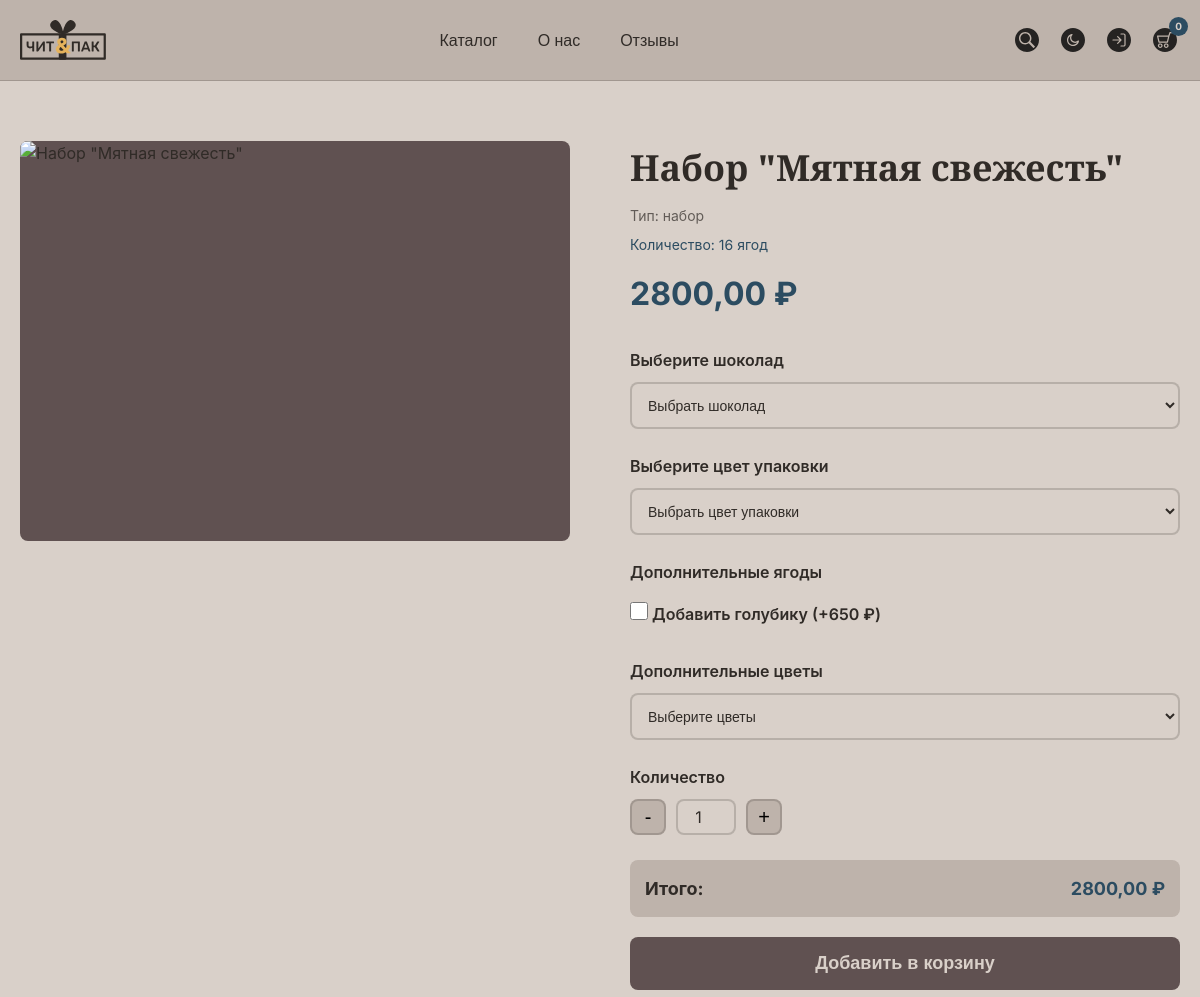
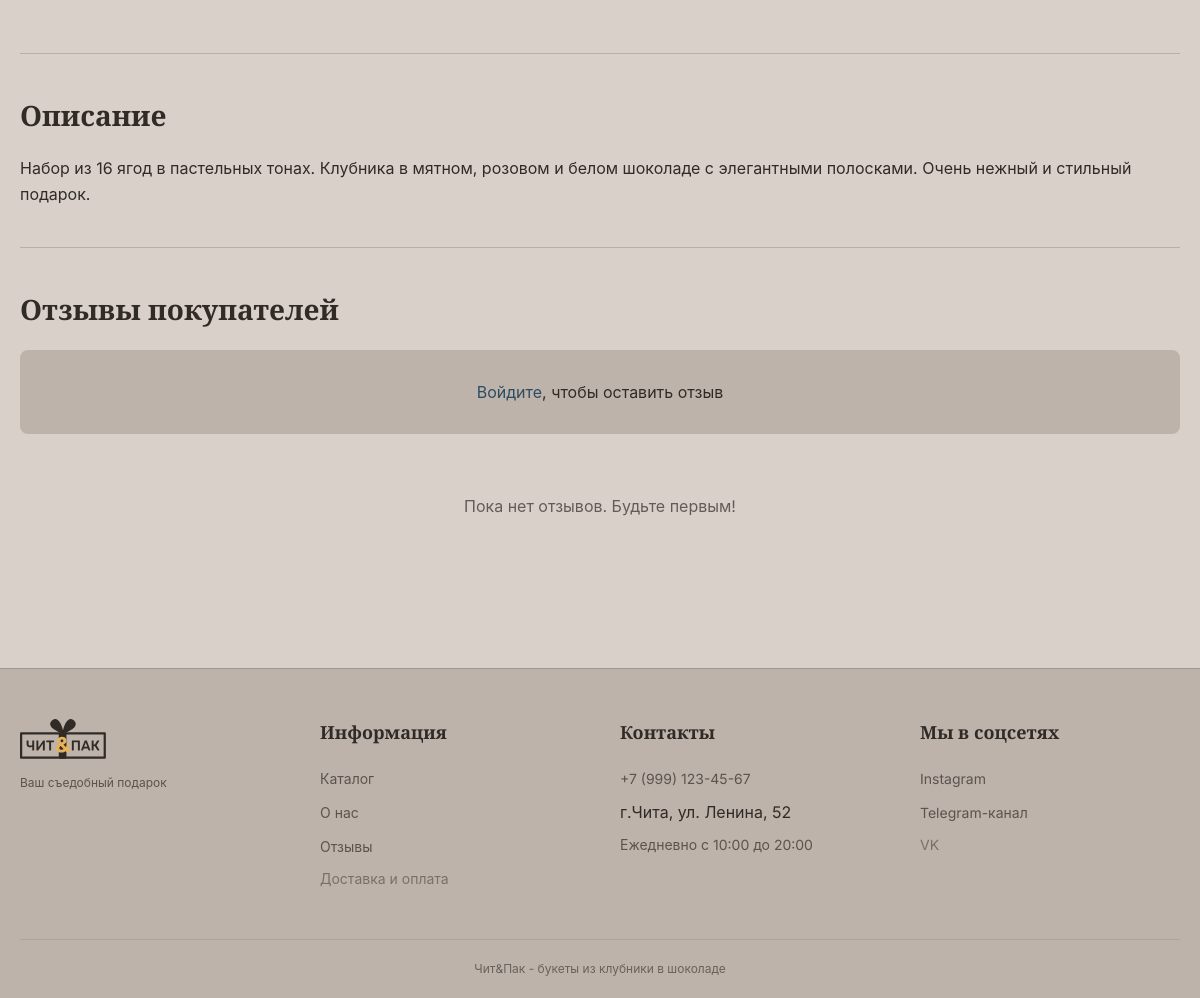
Screenshot of /product/-55/ with the database file from the repository (2 pictures, top to bottom).
### shop/models.py (models this page shows, shortened)
class Product(models.Model):
    name = models.CharField(max_length=200)
    slug = models.SlugField(unique=True)
    description = models.TextField()
    price = models.DecimalField(max_digits=10, decimal_places=2)
    product_type = models.ForeignKey(Type, on_delete=models.SET_NULL, blank=True, null=True, related_name='products')
    quantity = models.ForeignKey(Quantity, on_delete=models.SET_NULL, blank=True, null=True, related_name='products')
    in_stock = models.BooleanField(default=True)
    created_at = models.DateTimeField(auto_now_add=True)
    def get_main_image(self):
        main = self.images.filter(is_main=True).first()
        if main:
            return main.image.url
        first = self.images.first()
        if first:
            return first.image.url
        return None

class Type(models.Model):
    name = models.CharField(max_length=50)
    slug = models.SlugField(unique=True)

class Quantity(models.Model):
    value = models.IntegerField(unique=True)

### shop/views.py (the view)
# urls.py: path('product/<slug:product_slug>/', shop_views.product_detail, name='product_detail'),
def product_detail(request, product_slug):
    product = get_object_or_404(Product, slug=product_slug)
    reviews = Review.objects.filter(product=product, is_approved=True)
    avg_rating = reviews.aggregate(Avg('rating'))['rating__avg']
    context = {
        'product': product,
        'reviews': reviews,
        'avg_rating': avg_rating,
    }
    return render(request, 'product_detail.html', context)

### shop/context_processors.py (called while the page is built)
def cart_count(request):
    if request.user.is_authenticated:
        cart = Cart.objects.filter(user=request.user, is_active=True).first()
        count = cart.get_total_items() if cart else 0
        return {'cart_count': count}
    return {'cart_count': 0}

### templates/product_detail.html (shortened to what this page needs)
{% extends 'base.html' %}
{% load static %}
{% block content %}
<section class="product-detail-section">
    <div class="container">
        <div class="product-detail-wrapper">
            <div class="product-detail-gallery">
                <div class="main-image">
                    {% with product.get_main_image as main_image_url %}
                        {% if main_image_url %}
                            <img id="mainProductImage" src="{{ main_image_url }}" alt="{{ product.name }}" onclick="openFullscreen(this.src)">
                        {% else %}
                            <div class="image-placeholder"></div>
                        {% endif %}
                    {% endwith %}
                </div>
            </div>
            <div class="product-detail-info">
                <h1 class="product-detail-title">{{ product.name }}</h1>
                <div class="product-detail-type">
                    Тип: {{ product.product_type.name|default:"Букет" }}
                </div>
                {% if product.quantity %}
                <div class="product-detail-quantity-info">
                    Количество: {{ product.quantity.value }} ягод
                </div>
                {% endif %}
                <div class="product-detail-price" id="basePrice">{{ product.price }} ₽</div>
                <form method="POST" action="/add-to-cart/{{ product.id }}/" id="addToCartForm">
                    <div class="option-group">
                        <label>Выберите шоколад</label>
                        <select name="chocolate_type" id="chocolateSelect" class="option-select" onchange="updatePrice()">
                            <option value="none">Выбрать шоколад</option>
                        </select>
                    </div>
                    <div class="option-group">
                        <label>Выберите цвет упаковки</label>
                        <select name="packaging_color" id="packagingColorSelect" class="option-select" onchange="updatePrice()">
                            <option value="">Выбрать цвет упаковки</option>
                        </select>
                    </div>
                    <div class="option-group">
                        <label>Дополнительные ягоды</label>
                        <label class="checkbox-label">
                            <input type="checkbox" name="extra_berries" value="blueberry" onchange="updatePrice()">
                            <span>Добавить голубику (+650 ₽)</span>
                        </label>
                    </div>
                    <div class="option-group">
                        <label>Дополнительные цветы</label>
                        <select name="flower_type" id="flowerSelect" class="option-select" onchange="updatePrice()">
                            <option value="">Выберите цветы</option>
                        </select>
                    </div>
                    <div class="option-group">
                        <label>Количество</label>
                        <div class="quantity-selector">
                            <button type="button" class="quantity-btn" onclick="changeQuantity(-1)">-</button>
                            <input type="number" name="quantity" id="quantity" value="1" min="1" max="99" onchange="updatePriceFromQuantity()">
                            <button type="button" class="quantity-btn" onclick="changeQuantity(1)">+</button>
                        </div>
                    </div>
                    <div class="total-price-summary">
                        <span>Итого:</span>
                        <span id="finalPrice" class="final-price">{{ product.price }} ₽</span>
                    </div>
                    <button type="submit" class="btn-add-to-cart">Добавить в корзину</button>
                </form>
            </div>
        </div>
        <div class="product-description-section">
            <h3 class="section-subtitle">Описание</h3>
            <div class="product-description">
                <p>{{ product.description|linebreaks }}</p>
            </div>
        </div>
        <div class="product-reviews-section">
            <h3 class="section-subtitle">Отзывы покупателей</h3>
            {% if user.is_authenticated and not user.is_admin_user %}
            <button id="openReviewModalBtn" class="btn-primary review-btn">Оставить отзыв</button>
            {% elif not user.is_authenticated %}
            <div class="login-to-review">
                <p><a href="/login/">Войдите</a>, чтобы оставить отзыв</p>
            </div>
            {% endif %}
            {% if reviews %}
            <div class="reviews-list">
                {% for review in reviews %}
                <div class="review-card">
                    <div class="review-header">
                        <strong class="review-author">{{ review.user.username }}</strong>
                        <div class="review-rating">
                            {% for i in "12345"|make_list %}
                                {% if forloop.counter <= review.rating %}
                                    <span class="star filled">★</span>
                                {% else %}
                                    <span class="star">★</span>
                                {% endif %}
                            {% endfor %}
                        </div>
                    </div>
                    <p class="review-date">{{ review.created_at|date:"d.m.Y" }}</p>
                    <p class="review-comment">{{ review.comment }}</p>
                    {% if review.image %}
                    <div class="review-image">
                        <img src="{{ review.image.url }}" alt="Фото к отзыву">
                    </div>
                    {% endif %}
                </div>
                {% endfor %}
            </div>
            {% else %}
            <p class="no-reviews">Пока нет отзывов. Будьте первым!</p>
            {% endif %}
        </div>
    </div>
</section>
{% endblock %}

### static/css/style.css (style rules this page uses)
:root { --bg-page-light: #d9d0c9; --header-card-light: #beb3ab; --text-light: #302b27; --bg-page-dark: #605151; --header-card-dark: #302b27; --text-dark: #d9d0c9; --bg-page: var(--bg-page-light); --bg-header: var(--header-card-light); --bg-card: var(--header-card-light); --text-primary: var(--text-light); --accent: #2c4c61; --accent-hover: #1e3646; --border-color: rgba(48,43,39,0.2); --border-focus: #2c4c61; --shadow: 0 4px 12px rgba(0,0,0,0.1); --shadow-hover: 0 8px 24px rgba(0,0,0,0.15); --radius: 8px; --transition: all 0.3s ease; }
* { margin: 0; padding: 0; box-sizing: border-box; }
body { font-family: 'Inter', -apple-system, BlinkMacSystemFont, 'Segoe UI', Roboto, sans-serif; font-size: 16px; color: var(--text-primary); background: var(--bg-page); line-height: 1.5; transition: background-color 0.3s ease, color 0.3s ease; }
.container { max-width: 1200px; margin: 0 auto; padding: 0 20px; }
input:not([type="checkbox"]):not([type="radio"]), textarea, select { width: 100%; border: 2px solid var(--border-color); border-radius: var(--radius); padding: 12px 14px; font-family: 'Inter', sans-serif; font-size: 16px; color: var(--text-primary); background: var(--bg-page); outline: none; transition: border-color 0.3s ease; }
input[type="checkbox"] { width: 18px; height: 18px; cursor: pointer; accent-color: var(--accent); }

### templates/product_detail.html (style rules this page uses)
.product-detail-section { padding: 60px 0; background: var(--bg-page); }
.product-detail-wrapper { display: flex; gap: 60px; align-items: flex-start; margin-bottom: 60px; }
.product-detail-gallery { flex: 1; }
.main-image { width: 100%; height: auto; min-height: 400px; background: #605151; border-radius: var(--radius); overflow: hidden; cursor: pointer; }
.main-image img { width: 100%; height: auto; display: block; }
.product-detail-info { flex: 1; }
.product-detail-title { font-family: 'Playfair Display', serif; font-size: 36px; font-weight: 700; color: var(--text-primary); margin-bottom: 10px; }
.product-detail-type { font-size: 14px; opacity: 0.7; margin-bottom: 8px; }
.product-detail-quantity-info { font-size: 14px; color: var(--accent); margin-bottom: 15px; }
.product-detail-price { font-size: 32px; font-weight: 700; color: var(--accent); margin-bottom: 30px; }
.option-group { margin-bottom: 25px; }
.option-group label { display: block; font-weight: 600; margin-bottom: 10px; }
.option-select { width: 100%; padding: 12px; border: 2px solid var(--border-color); border-radius: var(--radius); background: var(--bg-page); color: var(--text-primary); font-size: 14px; cursor: pointer; }
.checkbox-label { display: flex; align-items: center; gap: 10px; cursor: pointer; padding: 8px 0; }
.checkbox-label input { width: 18px; height: 18px; cursor: pointer; }
.quantity-selector { display: flex; align-items: center; gap: 10px; }
.quantity-btn { width: 36px; height: 36px; background: var(--bg-card); border: 2px solid var(--border-color); border-radius: var(--radius); cursor: pointer; font-size: 20px; }
#quantity { width: 60px; height: 36px; text-align: center; font-size: 16px; border: 2px solid var(--border-color); border-radius: var(--radius); background: var(--bg-page); }
.total-price-summary { display: flex; justify-content: space-between; align-items: center; padding: 15px; background: var(--bg-card); border-radius: var(--radius); margin: 20px 0; }
.total-price-summary span { font-weight: 700; font-size: 18px; }
.final-price { font-weight: 700; font-size: 24px; color: var(--accent); }
.btn-add-to-cart { width: 100%; padding: 16px; background: #605151; color: #d9d0c9; font-weight: 600; font-size: 18px; border: none; border-radius: var(--radius); cursor: pointer; transition: all 0.3s ease; }
.product-description-section, .product-reviews-section { margin-top: 40px; padding-top: 40px; border-top: 1px solid var(--border-color); }
.section-subtitle { font-family: 'Playfair Display', serif; font-size: 28px; font-weight: 600; margin-bottom: 20px; }
.product-description { font-size: 16px; line-height: 1.6; }
.no-reviews { text-align: center; padding: 30px; opacity: 0.7; }
.login-to-review { text-align: center; padding: 30px; background: var(--bg-card); border-radius: var(--radius); margin-bottom: 30px; }
.login-to-review a { color: var(--accent); text-decoration: none; }

### rows the page displays
Product: name "Набор \"Мятная свежесть\"", product_type.name "набор", quantity.value "16", price "2800,00", description "Набор из 16 ягод в пастельных тонах. Клубника в мятном, розовом и белом шоколаде с элегантными полосками. Очень нежный и стильный подарок."

### other values shown
{{ cart_count }} "0"
